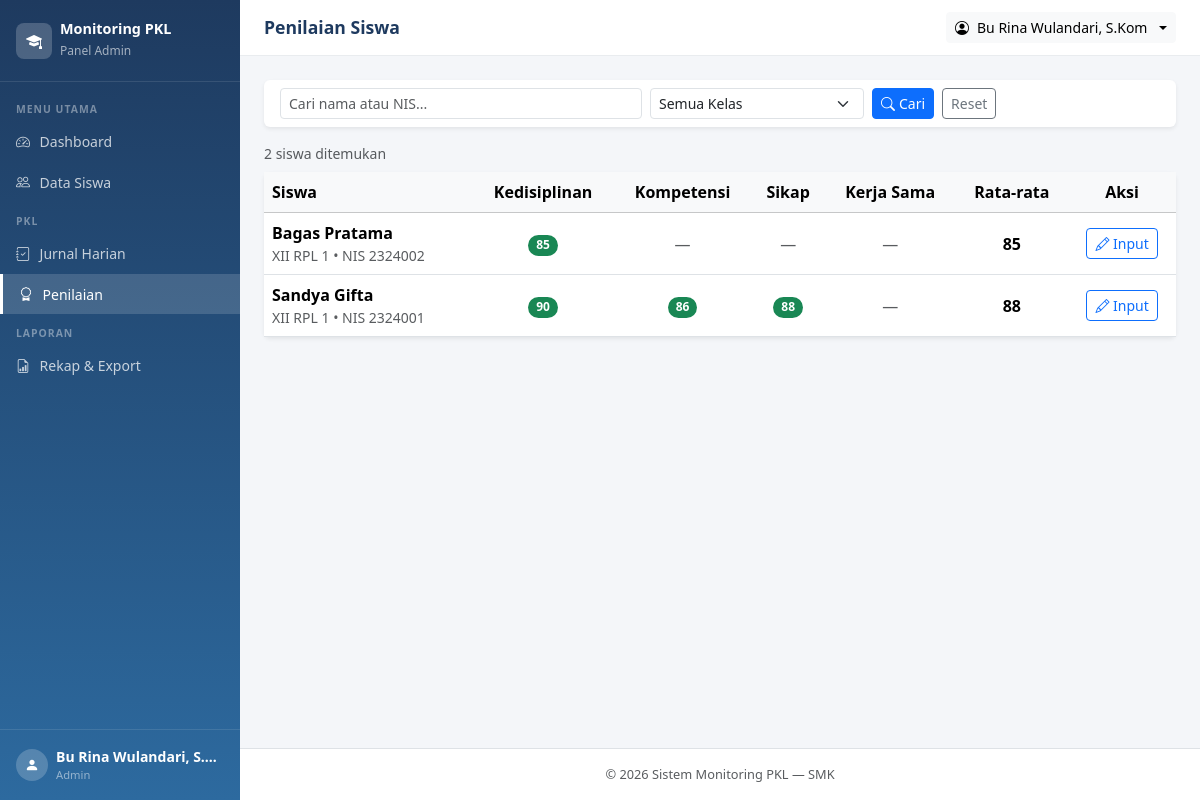
Page /admin/nilai/index.php (signed in) on the earlier database version.
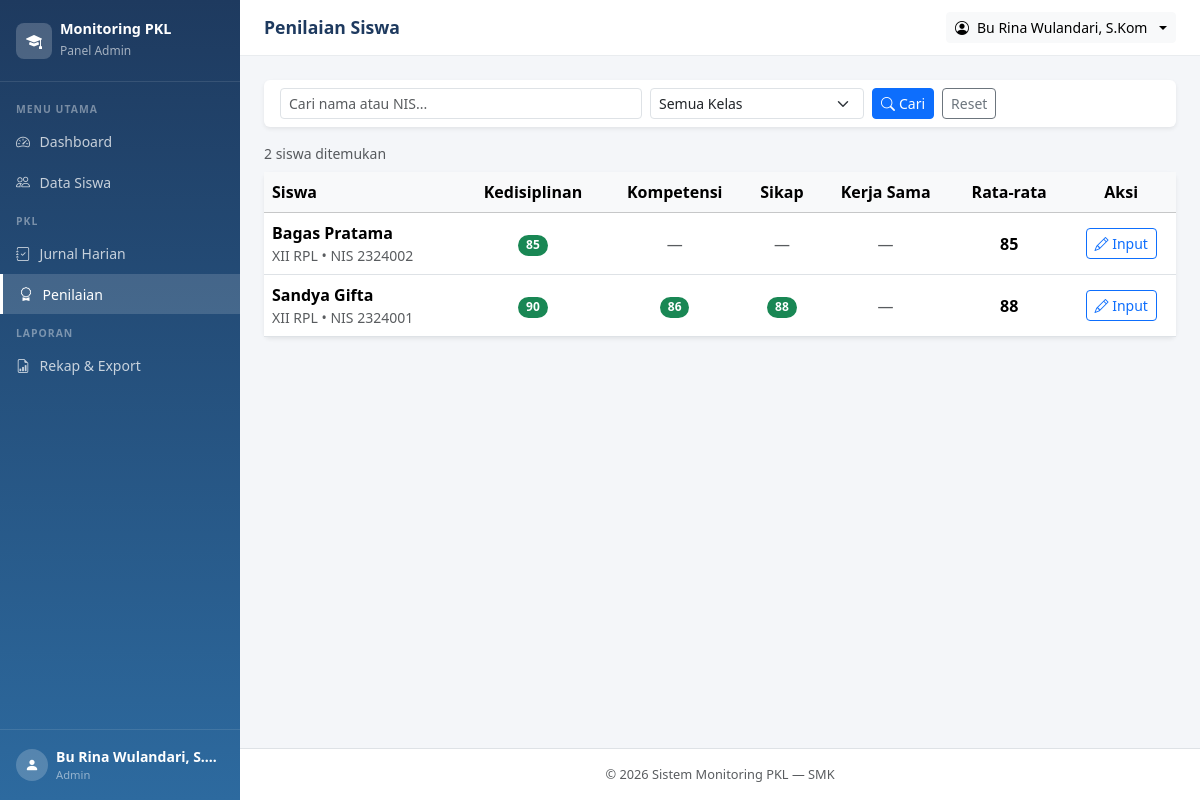
Same page on the later database version.
### tables this page shows
CREATE TABLE IF NOT EXISTS `siswa` (
  `id`                        INT UNSIGNED  NOT NULL AUTO_INCREMENT,
  `user_id`                   INT UNSIGNED  NOT NULL COMMENT 'Relasi ke users.id (akun siswa)',
  `nis`                       VARCHAR(20)   NOT NULL COMMENT 'Nomor Induk Siswa',
  `kelas`                     VARCHAR(20)   NOT NULL COMMENT 'Contoh: XII RPL 1',
  `tempat_pkl`                VARCHAR(150)  NOT NULL COMMENT 'Nama perusahaan/instansi',
  `alamat_pkl`                VARCHAR(255)  DEFAULT NULL COMMENT 'Alamat tempat PKL, boleh kosong',
  `nama_pembimbing_industri`  VARCHAR(100)  NOT NULL COMMENT 'Mentor di tempat PKL, hanya data',
  `no_hp_pembimbing_industri` VARCHAR(20)   DEFAULT NULL COMMENT 'Boleh kosong',
  `guru_pembimbing_id`        INT UNSIGNED  NOT NULL COMMENT 'Relasi ke users.id (guru/admin)',
  `tgl_mulai`                 DATE          NOT NULL,
  `tgl_selesai`               DATE          NOT NULL COMMENT 'Tidak boleh sebelum tgl_mulai',
  PRIMARY KEY (`id`),
  UNIQUE KEY `uq_nis`     (`nis`),
  UNIQUE KEY `uq_user_id` (`user_id`),
  KEY `idx_guru_pembimbing` (`guru_pembimbing_id`),
  KEY `idx_kelas`           (`kelas`),
  CONSTRAINT `fk_siswa_user`
    FOREIGN KEY (`user_id`)
    REFERENCES `users`(`id`)
    ON DELETE CASCADE,
  CONSTRAINT `fk_siswa_guru`
    FOREIGN KEY (`guru_pembimbing_id`)
    REFERENCES `users`(`id`)
    ON DELETE RESTRICT    
);

CREATE TABLE IF NOT EXISTS `users` (
  `id`         INT UNSIGNED  NOT NULL AUTO_INCREMENT,
  `nama`       VARCHAR(100)  NOT NULL,
  `username`   VARCHAR(50)   NOT NULL,
  `password`   VARCHAR(255)  NOT NULL COMMENT 'Hasil password_hash(), bukan teks asli',
  `role`       ENUM('admin','siswa') NOT NULL DEFAULT 'siswa',
  `created_at` TIMESTAMP     NOT NULL DEFAULT CURRENT_TIMESTAMP,
  PRIMARY KEY (`id`),
  UNIQUE KEY `uq_username` (`username`)
);

### includes/functions.php (called while the page is built, shortened)
<?php
function e(string $string): string
{
    return htmlspecialchars($string, ENT_QUOTES, 'UTF-8');
}

### admin/nilai/index.php (the view, shortened to what this page needs)
<?php
require_once __DIR__ . '/../../includes/functions.php';
$db = get_db();
$aspek_list = ['Kedisiplinan', 'Kompetensi', 'Sikap', 'Kerja Sama'];
$cari  = trim($_GET['cari'] ?? '');
$page  = max(1, (int)($_GET['page'] ?? 1));
$per_page = 10;
$offset   = ($page - 1) * $per_page;
$where  = 'WHERE 1=1';
$params = [];
$cnt_stmt = $db->prepare("SELECT COUNT(*) FROM siswa s JOIN users u ON s.user_id=u.id $where");
$cnt_stmt->execute($params);
$total = (int)$cnt_stmt->fetchColumn();
$stmt = $db->prepare("
    SELECT s.id, s.nis, s.kelas, s.tempat_pkl, u.nama AS nama_siswa
    FROM siswa s
    JOIN users u ON s.user_id = u.id
    $where
    ORDER BY s.kelas, u.nama
    LIMIT $per_page OFFSET $offset
");
$stmt->execute($params);
$siswa_list = $stmt->fetchAll();
$siswa_ids = array_column($siswa_list, 'id');
$nilai_map = [];
if (!empty($siswa_ids)) {
    $in = implode(',', array_fill(0, count($siswa_ids), '?'));
    $n_stmt = $db->prepare("SELECT siswa_id, aspek_penilaian, nilai FROM nilai WHERE siswa_id IN ($in)");
    $n_stmt->execute($siswa_ids);
    foreach ($n_stmt->fetchAll() as $n) {
        $nilai_map[$n['siswa_id']][$n['aspek_penilaian']] = $n['nilai'];
    }
}
require_once __DIR__ . '/../../includes/header.php';
?>
<div class="card border-0 shadow-sm mb-3">
  <div class="card-body py-2">
    <form method="GET" class="row g-2 align-items-end">
      <div class="col-12 col-md-5">
        <input type="text" name="cari" class="form-control form-control-sm"
               placeholder="Cari nama atau NIS..."
               value="<?= e($cari) ?>">
      </div>
      <div class="col-6 col-md-3">
        <select name="kelas" class="form-select form-select-sm">
          <option value="">Semua Kelas</option>
        </select>
      </div>
      <div class="col-6 col-md-4 d-flex gap-2">
        <button type="submit" class="btn btn-primary btn-sm"><i class="bi bi-search me-1"></i>Cari</button>
        <a href="<?= APP_URL ?>/admin/nilai/index.php" class="btn btn-outline-secondary btn-sm">Reset</a>
      </div>
    </form>
  </div>
</div>
<p class="text-muted small mb-2"><?= $total ?> siswa ditemukan</p>
<div class="card border-0 shadow-sm">
  <div class="card-body p-0">
    <?php if (empty($siswa_list)): ?>
      <div class="text-center py-5 text-muted">
        <i class="bi bi-search fs-3 d-block mb-2"></i>Tidak ada siswa ditemukan.
      </div>
    <?php else: ?>
      <div class="table-responsive">
        <table class="table table-hover align-middle mb-0">
          <thead class="table-light">
            <tr>
              <th>Siswa</th>
              <?php foreach ($aspek_list as $a): ?>
                <th class="text-center"><?= e($a) ?></th>
              <?php endforeach; ?>
              <th class="text-center">Rata-rata</th>
              <th class="text-center">Aksi</th>
            </tr>
          </thead>
          <tbody>
            <?php foreach ($siswa_list as $s): ?>
            <?php
              $nilai_siswa = $nilai_map[$s['id']] ?? [];
              $semua = array_values($nilai_siswa);
              $rata  = empty($semua) ? null : round(array_sum($semua)/count($semua), 1);
            ?>
            <tr>
              <td>
                <div class="fw-semibold"><?= e($s['nama_siswa']) ?></div>
                <div class="text-muted small"><?= e($s['kelas']) ?> &bull; NIS <?= e($s['nis']) ?></div>
              </td>
              <?php foreach ($aspek_list as $a): ?>
                <td class="text-center">
                  <?php if (isset($nilai_siswa[$a])): ?>
                    <span class="badge <?= $nilai_siswa[$a] >= 75 ? 'bg-success' : 'bg-danger' ?> rounded-pill">
                      <?= $nilai_siswa[$a] ?>
                    </span>
                  <?php else: ?>
                    <span class="text-muted">—</span>
                  <?php endif; ?>
                </td>
              <?php endforeach; ?>
              <td class="text-center fw-bold">
                <?= $rata !== null ? $rata : '<span class="text-muted">—</span>' ?>
              </td>
              <td class="text-center">
                <a href="<?= APP_URL ?>/admin/nilai/form.php?siswa_id=<?= $s['id'] ?>"
                   class="btn btn-sm btn-outline-primary">
                  <i class="bi bi-pencil"></i> Input
                </a>
              </td>
            </tr>
            <?php endforeach; ?>
          </tbody>
        </table>
      </div>
    <?php endif; ?>
  </div>
</div>
<?php require_once __DIR__ . '/../../includes/footer.php'; ?>

Differences in the rows shown:
changed siswa "Bagas Pratama": kelas "XII RPL 1" → "XII RPL"
changed siswa "Sandya Gifta": kelas "XII RPL 1" → "XII RPL"
